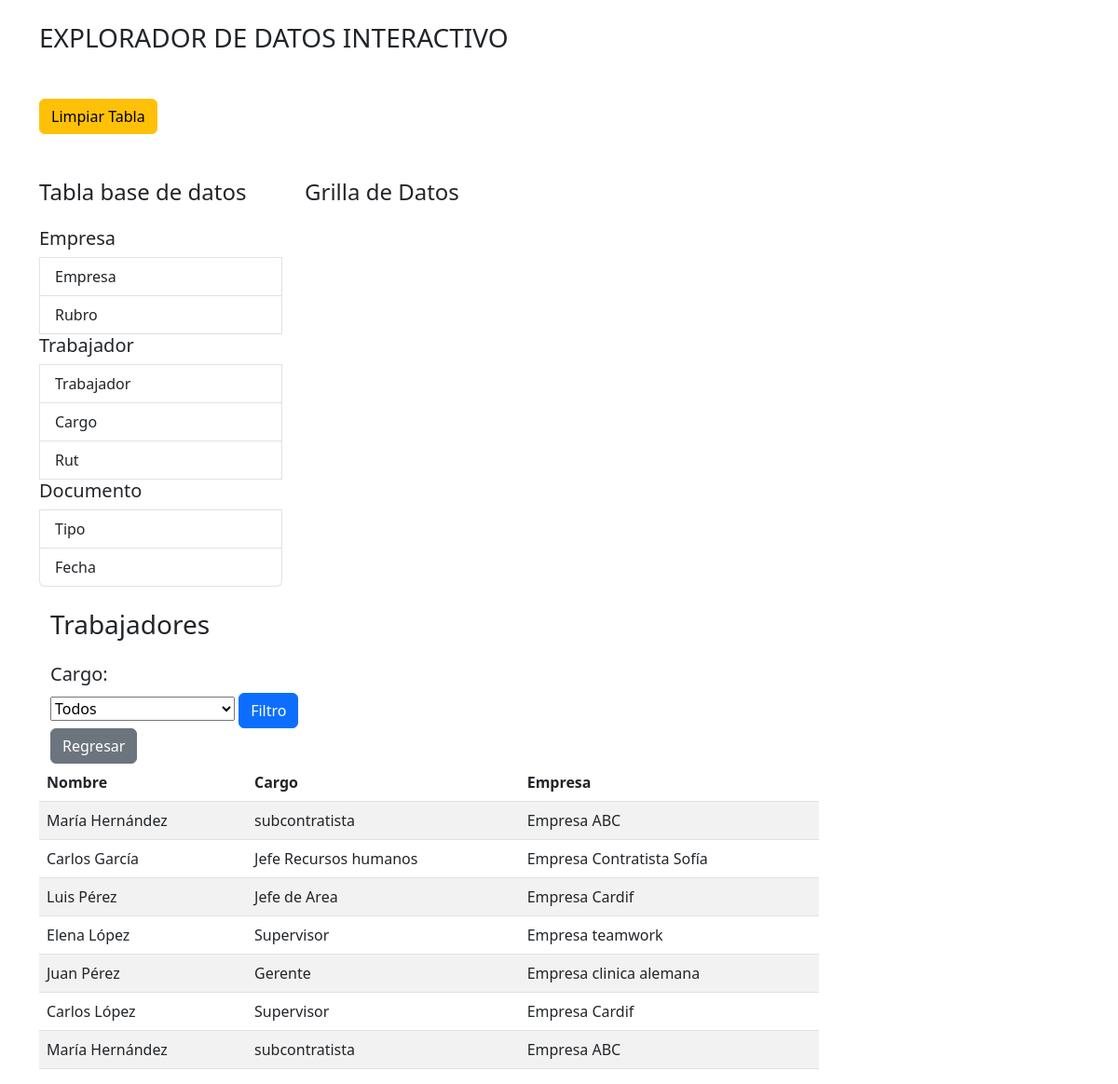
/filtros/, run on the app's committed database.
### app/models.py (models this page shows, shortened)
class Trabajador(models.Model):
    nombre = models.CharField(max_length=255)
    cargo = models.CharField(max_length=255)
    empresa = models.ForeignKey(Empresa, on_delete=models.CASCADE, related_name='trabajadores')

class Empresa(models.Model):
    nombre = models.CharField(max_length=255)
    rubro = models.CharField(max_length=255)

### app/views.py (the view)
# urls.py: path('filtros/', views.filtros, name='filtros'),
def filtros(request):
    cargo_filtrado = request.GET.get('cargo', '')
    trabajadores = Trabajador.objects.all()
    if cargo_filtrado:
        trabajadores = trabajadores.filter(cargo=cargo_filtrado)
    cargos = Trabajador.objects.values_list('cargo', flat=True).distinct()
    return render(request, 'app/seleccion_tablas.html', {'trabajadores': trabajadores, 'cargos': cargos})

### app/templates/app/seleccion_tablas.html (shortened to what this page needs)
<!DOCTYPE html>
<html lang="es">
<head>
    <link href="https://cdn.jsdelivr.net/npm/bootstrap@5.3.0-alpha1/dist/css/bootstrap.min.css" rel="stylesheet">
</head>
<body>
<div class="container">
    <h3 class="my-4">EXPLORADOR DE DATOS INTERACTIVO</h3>
    <button class="btn btn-warning my-4" id="clearTable">Limpiar Tabla</button>
    <div class="row">
        <div class="col-md-3">
            <h4 class="my-4">Tabla base de datos</h4>
            <ul class="list-group" id="fields">
                <h5>Empresa</h5>
                <li class="list-group-item" draggable="true" data-field="empresa">Empresa</li>
                <li class="list-group-item" draggable="true" data-field="rubro">Rubro</li>
                <h5>Trabajador</h5>
                <li class="list-group-item" draggable="true" data-field="nombre">Trabajador</li>
                <li class="list-group-item" draggable="true" data-field="cargo">Cargo</li>
                <li class="list-group-item" draggable="true" data-field="documento">Rut</li>
                <h5>Documento</h5>
                <li class="list-group-item" draggable="true" data-field="tipo">Tipo</li>
                <li class="list-group-item" draggable="true" data-field="Fecha">Fecha</li>
            </ul>
        </div>
        <div class="col-md-9">
            <h4 class="my-4">Grilla de Datos</h4>
        </div>
    </div>
    <div class="container">
        <div class="col-md-4">
            <h3 class="my-4">Trabajadores</h3>
            <form method="GET" action="{% url 'filtros' %}">
                <h5 for="cargo">Cargo:</h5>
                <select name="cargo" id="cargo">
                    <option value="">Todos</option>
                </select>
                <button type="submit" class="btn btn-primary "> Filtro </button>
                <a href="{% url 'explorer' %}" class="btn btn-secondary w-20">Regresar</a>
                </div>
        </div>
        <div class="col-md-9">
            <table table class="table table-striped" id="data-grid">
                <thead>
                    <tr>
                        <th>Nombre</th>
                        <th>Cargo</th>
                        <th>Empresa</th>
                    </tr>
                </thead>
                <tbody>
                    {% for trabajador in trabajadores %}
                        <tr>
                            <td>{{ trabajador.nombre }}</td>
                            <td>{{ trabajador.cargo }}</td>
                        <td>{{ trabajador.empresa.nombre }}</td>
                    </tr>
                    {% endfor %}
                </tbody>
            </table>
        </div>
    </div>
</body>
</html>

### data on the page
Trabajador: nombre "María Hernández", cargo "subcontratista", empresa.nombre "Empresa ABC"
Trabajador: nombre "Carlos García", cargo "Jefe Recursos humanos", empresa.nombre "Empresa Contratista Sofía"
Trabajador: nombre "Luis Pérez", cargo "Jefe de Area", empresa.nombre "Empresa Cardif"
Trabajador: nombre "Elena López", cargo "Supervisor", empresa.nombre "Empresa teamwork"
Trabajador: nombre "Juan Pérez", cargo "Gerente", empresa.nombre "Empresa clinica alemana"
Trabajador: nombre "Carlos López", cargo "Supervisor", empresa.nombre "Empresa Cardif"
Trabajador: nombre "María Hernández", cargo "subcontratista", empresa.nombre "Empresa ABC"
